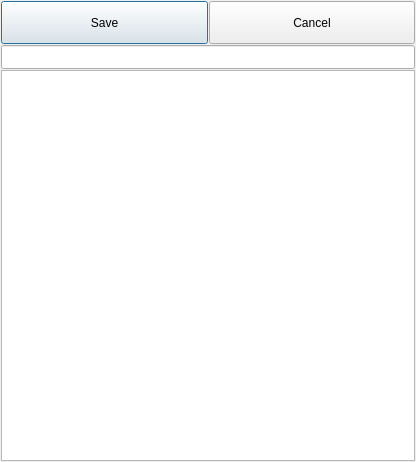
<?xml version="1.0" encoding="UTF-8"?>
<ui version="4.0">
 <author>Bernd Stramm &lt;bernd.stramm@gmail.com&gt;</author>
 <class>ConfigEdit</class>
 <widget class="QDialog" name="ConfigEdit">
  <property name="geometry">
   <rect>
    <x>0</x>
    <y>0</y>
    <width>416</width>
    <height>462</height>
   </rect>
  </property>
  <property name="sizePolicy">
   <sizepolicy hsizetype="Preferred" vsizetype="Preferred">
    <horstretch>10</horstretch>
    <verstretch>0</verstretch>
   </sizepolicy>
  </property>
  <property name="windowTitle">
   <string>Preference Settings</string>
  </property>
  <property name="windowIcon">
   <iconset>
    <normaloff>:/dchatlogo.png</normaloff>:/dchatlogo.png</iconset>
  </property>
  <property name="modal">
   <bool>false</bool>
  </property>
  <layout class="QGridLayout" name="gridLayout">
   <item row="0" column="0">
    <layout class="QHBoxLayout" name="horizontalLayout">
     <item>
      <widget class="QPushButton" name="saveButton">
       <property name="sizePolicy">
        <sizepolicy hsizetype="Minimum" vsizetype="Fixed">
         <horstretch>10</horstretch>
         <verstretch>0</verstretch>
        </sizepolicy>
       </property>
       <property name="minimumSize">
        <size>
         <width>0</width>
         <height>43</height>
        </size>
       </property>
       <property name="text">
        <string>Save</string>
       </property>
       <property name="icon">
        <iconset resource="../arado.qrc">
         <normaloff>:/images/filesaveas.png</normaloff>:/images/filesaveas.png</iconset>
       </property>
       <property name="iconSize">
        <size>
         <width>32</width>
         <height>32</height>
        </size>
       </property>
      </widget>
     </item>
     <item>
      <widget class="QPushButton" name="cancelButton">
       <property name="sizePolicy">
        <sizepolicy hsizetype="Minimum" vsizetype="Fixed">
         <horstretch>10</horstretch>
         <verstretch>0</verstretch>
        </sizepolicy>
       </property>
       <property name="minimumSize">
        <size>
         <width>0</width>
         <height>43</height>
        </size>
       </property>
       <property name="text">
        <string>Cancel</string>
       </property>
       <property name="icon">
        <iconset resource="../arado.qrc">
         <normaloff>:/images/back.png</normaloff>:/images/back.png</iconset>
       </property>
       <property name="iconSize">
        <size>
         <width>32</width>
         <height>32</height>
        </size>
       </property>
      </widget>
     </item>
    </layout>
   </item>
   <item row="1" column="0">
    <widget class="QLineEdit" name="fileName">
     <property name="sizePolicy">
      <sizepolicy hsizetype="Expanding" vsizetype="MinimumExpanding">
       <horstretch>10</horstretch>
       <verstretch>1</verstretch>
      </sizepolicy>
     </property>
     <property name="minimumSize">
      <size>
       <width>0</width>
       <height>24</height>
      </size>
     </property>
     <property name="readOnly">
      <bool>true</bool>
     </property>
    </widget>
   </item>
   <item row="2" column="0">
    <widget class="QTreeView" name="configView">
     <property name="sizePolicy">
      <sizepolicy hsizetype="Expanding" vsizetype="Expanding">
       <horstretch>10</horstretch>
       <verstretch>20</verstretch>
      </sizepolicy>
     </property>
     <attribute name="headerVisible">
      <bool>true</bool>
     </attribute>
    </widget>
   </item>
  </layout>
 </widget>
 <layoutdefault spacing="1" margin="1"/>
 <resources>
  <include location="../arado.qrc"/>
 </resources>
 <connections/>
</ui>
